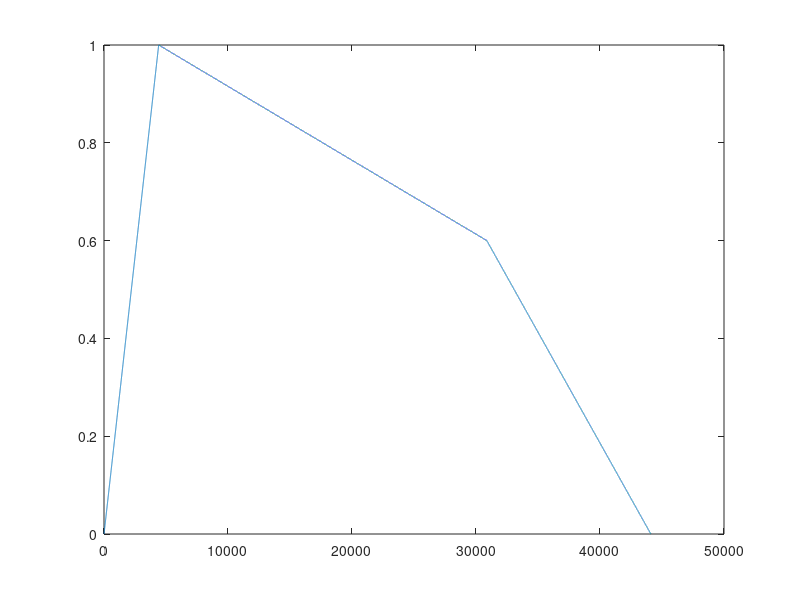

MATLAB code for this plot:
clc; clear all;
fs = 44100;

% piano key
E2 = 2*pi*82.41;
A2 = 2*pi*110.0;
B2 = 2*pi*123.47;
C3 = 2*pi*130.81;
Db3 = 2*pi*138.59;
D3 = 2*pi*146.83;
Eb3 = 2*pi*155.56;
E3 = 2*pi*164.81;
F3 = 2*pi*174.61;
Gb3 = 2*pi*185.0;
G3 = 2*pi*196.0;
Ab3 = 2*pi*207.65;
A3 = 2*pi*220.0;
Bb3 = 2*pi*233.08;
B3 = 2*pi*246.94;
C = 2*pi*261.63;
Db = 2*pi*277.18;
D = 2*pi*293.66;
Eb = 2*pi*311.13;
E = 2*pi*329.63;
F = 2*pi*349.23;
Gb = 2*pi*369.99;
G = 2*pi*392.00;
Ab = 2*pi*415.3;
A = 2*pi*440.00;
Bb = 2*pi*466.16;
B = 2*pi*493.88;
C5 = 2*pi*523.25;
Db5 = 2*pi*554.37;
D5 = 2*pi*587.33;
Eb5 = 2*pi*622.25;
E5 = 2*pi*659.26;
F5 = 2*pi*698.46;
m0 = 0;

tempo = 60/240;

% start from Bar5
notation = [E5 0; Eb5 0; E5 0; Eb5 0; E5 0; B 0; D5 0; C5 0; A A2; A E3; C A3; E 0; A 0;B E2; B E3; E Ab3; Ab 0; B 0; C5 A2; C5 E3; E A3; E5 0; Eb5 0];
t = [1 1 1 1 1 1 1 1 1 1 1 1 1 1 1 1 1 1 1 1 1 1 1];
t = t*tempo;

A = linspace(0,1,round(0.1*fs));
D = linspace(1,0.6,round(0.6*fs));
S = linspace(0.6,0.2,round(0.2*fs));
R = linspace(0.2,0, round(0.1*fs));
ADSR = [A D S R];
plot(ADSR);

N0 = length(notation);

for k = 1:N0
   n = 0:t(k)*fs;
   x = cos(notation(k)*n/fs);
   A = linspace(0,1,round(0.10*fs*t(k)));
   D = linspace(1,0.8,round(0.4*fs*t(k)));
   S = linspace(0.8,0.2,round(0.4*fs*t(k)));
   R = linspace(0.2,0, round(0.10*fs*t(k)));
   ADSR = [A D S R; A D S R];
   x = x.*ADSR;
   sound(x,fs);
   pause(t(k))
end
